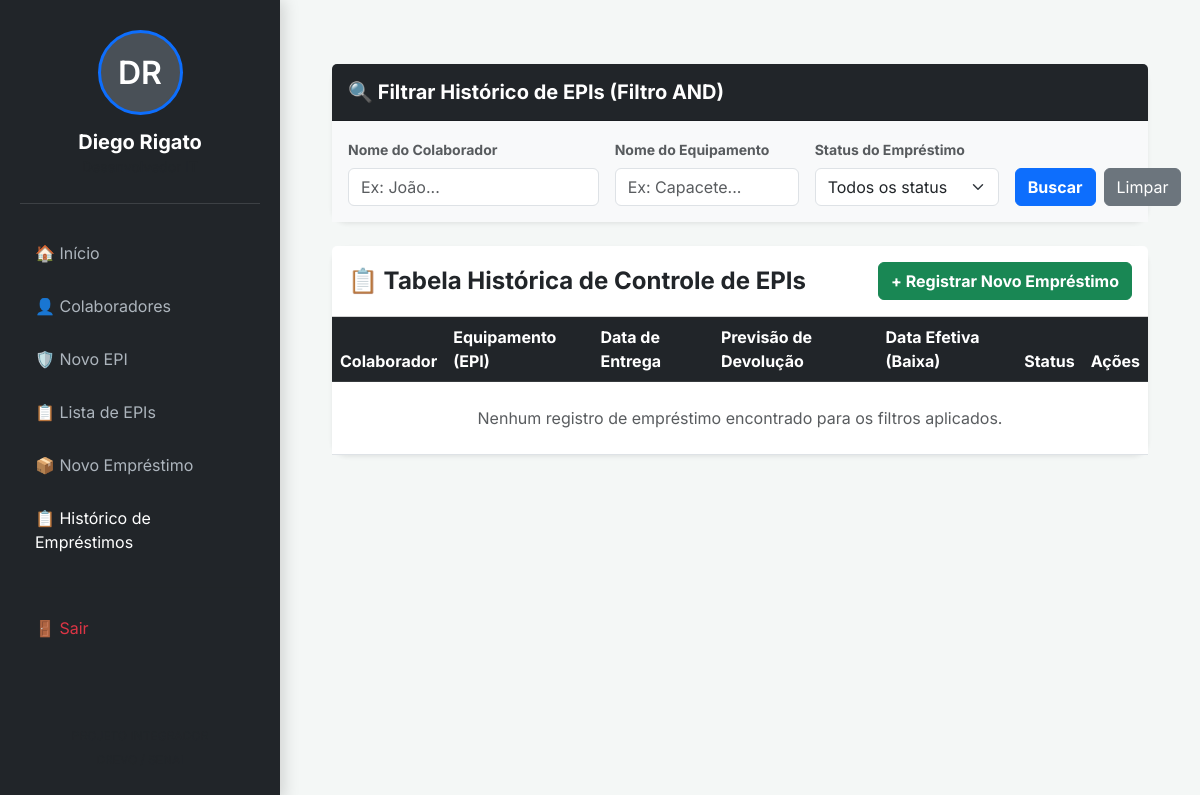
The app's page /colaboradores/emprestimos/relatorio/, older data.
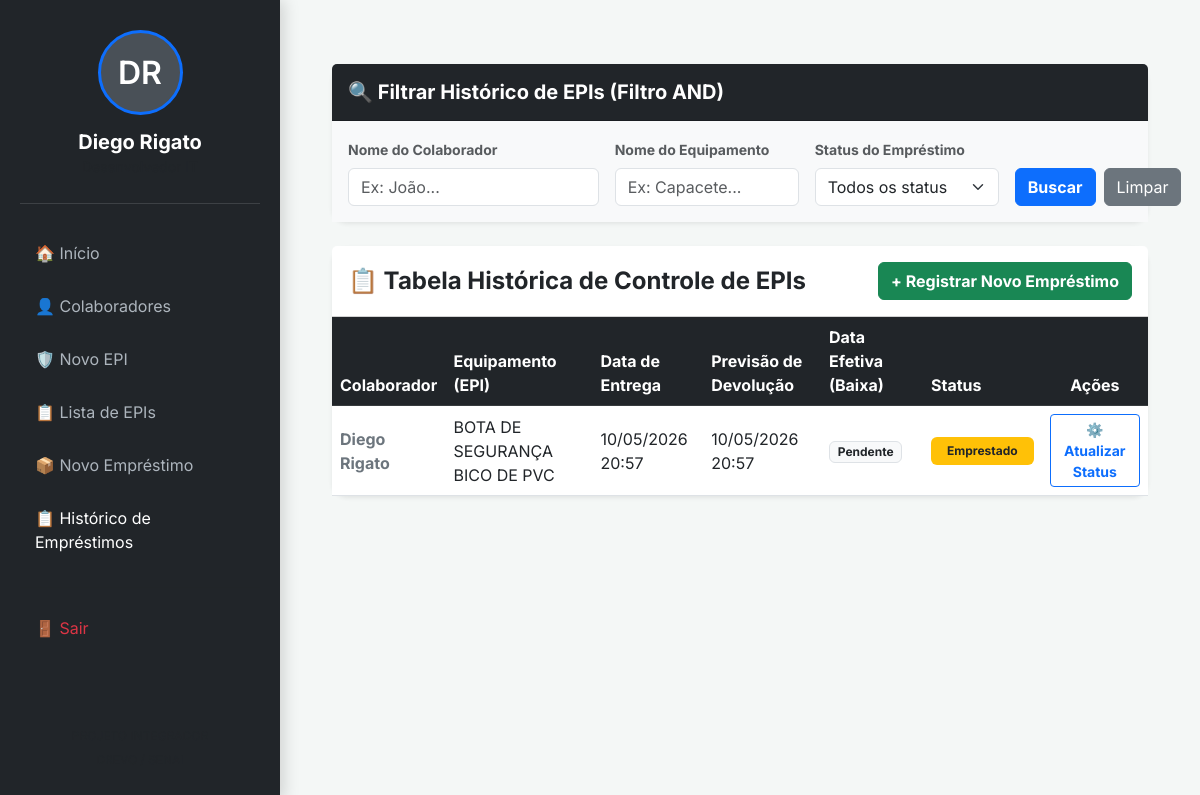
The same page, newer data.
### colaboradores/models.py (models this page shows, shortened)
class Emprestimo(models.Model):
    STATUS_CHOICES = [
        ('emprestado', 'Emprestado'),
        ('fornecido', 'Fornecido'),
        ('devolvido', 'Devolvido'),
        ('danificado', 'Danificado'),
        ('perdido', 'Perdido'),
    ]
    colaborador = models.ForeignKey(Colaborador, on_delete=models.CASCADE)
    equipamento = models.ForeignKey(Equipamento, on_delete=models.CASCADE)
    data_entrega = models.DateTimeField(default=timezone.now)
    data_prevista_devolucao = models.DateTimeField()
    data_efetiva_devolucao = models.DateTimeField(blank=True, null=True)
    status = models.CharField(max_length=20, choices=STATUS_CHOICES, default='emprestado')
    observacao_devolucao = models.TextField(blank=True, null=True)

class Colaborador(models.Model):
    nome = models.CharField(max_length=100)
    cpf = models.CharField(max_length=14, unique=True)
    cargo = models.CharField(max_length=100)
    setor = models.CharField(max_length=100)

class Equipamento(models.Model):
    nome = models.CharField(max_length=100)
    descricao = models.TextField(blank=True, null=True)
    ca_numero = models.CharField(max_length=50, verbose_name="Número do CA")

### colaboradores/views.py (the view)
# urls.py: path('emprestimos/relatorio/', views.relatorio_emprestimos, name='relatorio_emprestimos'),
def relatorio_emprestimos(request):
    emprestimos = Emprestimo.objects.all()
    filtro_colaborador = request.GET.get('colaborador')
    filtro_equipamento = request.GET.get('equipamento')
    filtro_status = request.GET.get('status')
    if filtro_colaborador:
        emprestimos = emprestimos.filter(colaborador__nome__icontains=filtro_colaborador)
    if filtro_equipamento:
        emprestimos = emprestimos.filter(equipamento__nome__icontains=filtro_equipamento)
    if filtro_status:
        emprestimos = emprestimos.filter(status=filtro_status)
    return render(request, 'colaboradores/relatorio_emprestimos.html', {'emprestimos': emprestimos})

### colaboradores/templates/colaboradores/relatorio_emprestimos.html (shortened to what the changed rows need)
{% extends 'colaboradores/base.html' %}
{% block conteudo %}
<div class="container-fluid mt-4">
    <div class="card shadow-sm border-0">
        <div class="card-body p-0">
            <div class="table-responsive">
                <table class="table table-hover align-middle mb-0">
                    <thead class="table-dark">
                        <tr>
                            <th>Colaborador</th>
                            <th>Equipamento (EPI)</th>
                            <th>Data de Entrega</th>
                            <th>Previsão de Devolução</th>
                            <th>Data Efetiva (Baixa)</th>
                            <th>Status</th>
                            <th class="text-center">Ações</th>
                        </tr>
                    </thead>
                    <tbody>
                        {% for emprestimo in emprestimos %}
                        <tr>
                            <td class="fw-bold text-secondary">{{ emprestimo.colaborador.nome }}</td>
                            <td>{{ emprestimo.equipamento.nome }}</td>
                            <td>{{ emprestimo.data_entrega|date:"d/m/Y H:i" }}</td>
                            <td>
                                {% if emprestimo.status == 'fornecido' %}
                                    <span class="text-muted small">Não aplicável (Permanente)</span>
                                {% else %}
                                    {{ emprestimo.data_prevista_devolucao|date:"d/m/Y H:i" }}
                                {% endif %}
                            </td>
                            <td>
                                {% if emprestimo.data_efetiva_devolucao %}
                                    {{ emprestimo.data_efetiva_devolucao|date:"d/m/Y H:i" }}
                                {% else %}
                                    <span class="badge bg-light text-dark border">Pendente</span>
                                {% endif %}
                            </td>
                            <td>
                                {% if emprestimo.status == 'emprestado' %}
                                    <span class="badge bg-warning text-dark px-3 py-2">Emprestado</span>
                                {% elif emprestimo.status == 'fornecido' %}
                                    <span class="badge bg-info text-dark px-3 py-2">Fornecido</span>
                                {% elif emprestimo.status == 'devolvido' %}
                                    <span class="badge bg-success px-3 py-2">Devolvido</span>
                                {% elif emprestimo.status == 'danificado' %}
                                    <span class="badge bg-danger px-3 py-2">Danificado</span>
                                {% elif emprestimo.status == 'perdido' %}
                                    <span class="badge bg-secondary px-3 py-2">Perdido</span>
                                {% endif %}
                            </td>
                            <td class="text-center">
                                <a href="{% url 'editar_emprestimo' emprestimo.id %}" class="btn btn-sm btn-outline-primary fw-bold">
                                    ⚙️ Atualizar Status
                                </a>
                            </td>
                        </tr>
                        {% empty %}
                        <tr>
                            <td colspan="7" class="text-center py-4 text-muted">
                                <p class="mb-0">Nenhum registro de empréstimo encontrado para os filtros aplicados.</p>
                            </td>
                        </tr>
                        {% endfor %}
                    </tbody>
                </table>
            </div>
        </div>
    </div>
</div>
{% endblock %}

Row changes from the older to the newer data that the page shows:
added Emprestimo: colaborador.nome "Diego Rigato", equipamento.nome "BOTA DE SEGURANÇA BICO DE PVC", data_entrega "10/05/2026 20:57", data_prevista_devolucao "10/05/2026 20:57", shows "Pendente", status "Emprestado"
Text that changed along with them:
text no longer shown: "Nenhum registro de empréstimo encontrado para os filtros aplicados."
